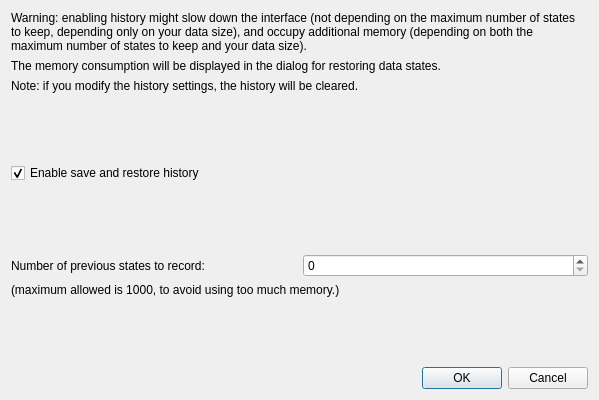
<?xml version="1.0" encoding="UTF-8"?>
<ui version="4.0">
 <class>SettingsRestoreDataForm_template</class>
 <widget class="QDialog" name="SettingsRestoreDataForm_template">
  <property name="geometry">
   <rect>
    <x>0</x>
    <y>0</y>
    <width>599</width>
    <height>400</height>
   </rect>
  </property>
  <property name="windowTitle">
   <string comment="The title of the dialog of settings for recording and restoring data (undo/redo)">Settings for restore data state</string>
  </property>
  <layout class="QVBoxLayout" name="verticalLayout">
   <item>
    <widget class="QLabel" name="label">
     <property name="sizePolicy">
      <sizepolicy hsizetype="Minimum" vsizetype="Minimum">
       <horstretch>0</horstretch>
       <verstretch>0</verstretch>
      </sizepolicy>
     </property>
     <property name="text">
      <string>Warning: enabling history might slow down the interface (not depending on the maximum number of states to keep, depending only on your data size), and occupy additional memory (depending on both the maximum number of states to keep and your data size).</string>
     </property>
     <property name="wordWrap">
      <bool>true</bool>
     </property>
    </widget>
   </item>
   <item>
    <widget class="QLabel" name="label2">
     <property name="sizePolicy">
      <sizepolicy hsizetype="Minimum" vsizetype="Minimum">
       <horstretch>0</horstretch>
       <verstretch>0</verstretch>
      </sizepolicy>
     </property>
     <property name="text">
      <string>The memory consumption will be displayed in the dialog for restoring data states.</string>
     </property>
     <property name="wordWrap">
      <bool>true</bool>
     </property>
    </widget>
   </item>
   <item>
    <widget class="QLabel" name="label3">
     <property name="sizePolicy">
      <sizepolicy hsizetype="Minimum" vsizetype="Minimum">
       <horstretch>0</horstretch>
       <verstretch>0</verstretch>
      </sizepolicy>
     </property>
     <property name="text">
      <string>Note: if you modify the history settings, the history will be cleared.</string>
     </property>
    </widget>
   </item>
   <item>
    <spacer name="verticalSpacer">
     <property name="orientation">
      <enum>Qt::Vertical</enum>
     </property>
     <property name="sizeHint" stdset="0">
      <size>
       <width>20</width>
       <height>40</height>
      </size>
     </property>
    </spacer>
   </item>
   <item>
    <widget class="QCheckBox" name="enableHistoryCheckBox">
     <property name="text">
      <string>Enable save and restore history</string>
     </property>
     <property name="checked">
      <bool>true</bool>
     </property>
    </widget>
   </item>
   <item>
    <spacer name="verticalSpacer_2">
     <property name="orientation">
      <enum>Qt::Vertical</enum>
     </property>
     <property name="sizeHint" stdset="0">
      <size>
       <width>20</width>
       <height>37</height>
      </size>
     </property>
    </spacer>
   </item>
   <item>
    <layout class="QHBoxLayout" name="horizontalLayout">
     <item>
      <widget class="QLabel" name="maxStatesLabel">
       <property name="text">
        <string>Number of previous states to record:</string>
       </property>
      </widget>
     </item>
     <item>
      <widget class="QSpinBox" name="maxStatesSpinBox"/>
     </item>
    </layout>
   </item>
   <item>
    <widget class="QLabel" name="maxStatesLabel2">
     <property name="text">
      <string comment="1000 is the maximum number of states to record">(maximum allowed is 1000, to avoid using too much memory.)</string>
     </property>
    </widget>
   </item>
   <item>
    <spacer name="verticalSpacer_3">
     <property name="orientation">
      <enum>Qt::Vertical</enum>
     </property>
     <property name="sizeHint" stdset="0">
      <size>
       <width>20</width>
       <height>40</height>
      </size>
     </property>
    </spacer>
   </item>
   <item>
    <layout class="QHBoxLayout" name="horizontalLayout_2"/>
   </item>
   <item>
    <widget class="QDialogButtonBox" name="buttonBox">
     <property name="orientation">
      <enum>Qt::Horizontal</enum>
     </property>
     <property name="standardButtons">
      <set>QDialogButtonBox::Cancel|QDialogButtonBox::Ok</set>
     </property>
    </widget>
   </item>
  </layout>
 </widget>
 <resources/>
 <connections>
  <connection>
   <sender>buttonBox</sender>
   <signal>accepted()</signal>
   <receiver>SettingsRestoreDataForm_template</receiver>
   <slot>accept()</slot>
   <hints>
    <hint type="sourcelabel">
     <x>248</x>
     <y>254</y>
    </hint>
    <hint type="destinationlabel">
     <x>157</x>
     <y>274</y>
    </hint>
   </hints>
  </connection>
  <connection>
   <sender>buttonBox</sender>
   <signal>rejected()</signal>
   <receiver>SettingsRestoreDataForm_template</receiver>
   <slot>reject()</slot>
   <hints>
    <hint type="sourcelabel">
     <x>316</x>
     <y>260</y>
    </hint>
    <hint type="destinationlabel">
     <x>286</x>
     <y>274</y>
    </hint>
   </hints>
  </connection>
 </connections>
</ui>
